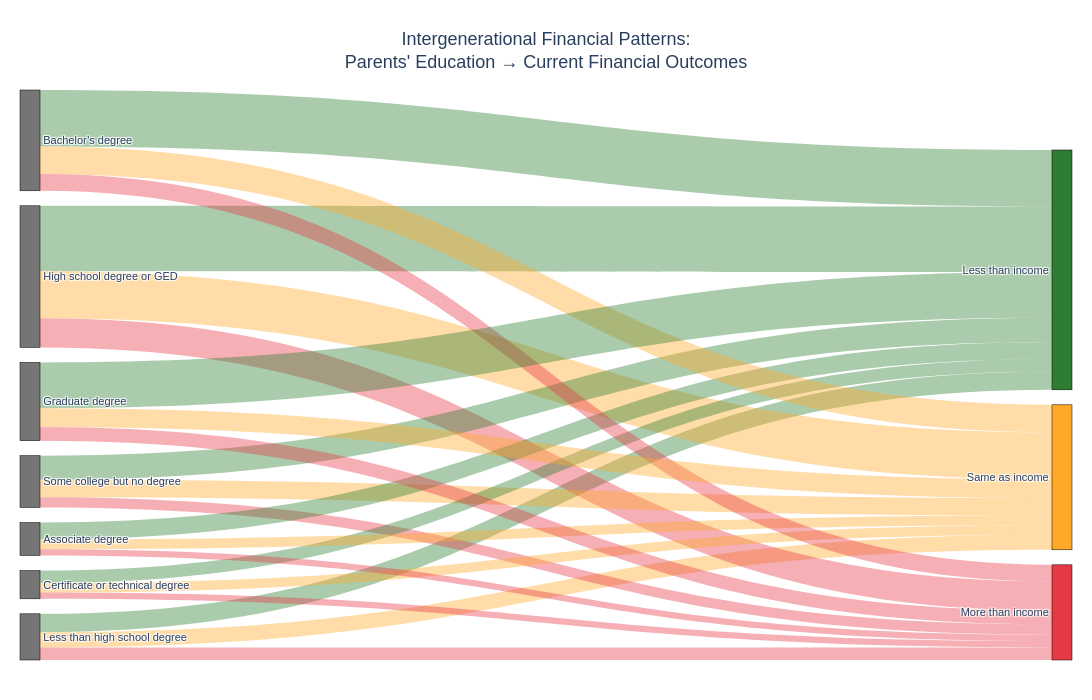

The notebook cell this image was saved under:
### Code cell
# Create Sankey diagram
fig = go.Figure(data=[go.Sankey(
    node=dict(
        pad=15,
        thickness=20,
        line=dict(color="black", width=0.5),
        label=node_labels,
        color=['#757575'] * len(parent_edu_cats) +  # Gray for parent edu
              ['#2E7D32', '#FFA726', '#E63946'],    # Green/Orange/Red for I20
        hovertemplate='%{label}<br>Count: %{value:,}<extra></extra>'
    ),
    link=dict(
        source=source,
        target=target,
        value=value,
        color=link_colors,
        hovertemplate='%{source.label} → %{target.label}<br>Count: %{value:,}<extra></extra>'
    )
)])

fig.update_layout(
    title={
        'text': "Intergenerational Financial Patterns:<br>Parents' Education → Current Financial Outcomes",
        'font': {'size': 18, 'family': 'Arial, sans-serif'},
        'x': 0.5,
        'xanchor': 'center'
    },
    font=dict(size=11, family='Arial, sans-serif'),
    height=700,
    width=1200,
    paper_bgcolor='white',
    plot_bgcolor='white',
    margin=dict(l=20, r=20, t=90, b=40)
)

fig.show()

### Figure 1 — Plotly figure (JSON) as saved in the notebook; plotly's stock layout.template omitted (floating-point values rounded to 4 significant figures)
{"data": [{"link": {"color": ["rgba(46, 125, 50, 0.4)", "rgba(255, 167, 38, 0.4)", "rgba(230, 57, 70, 0.4)", "rgba(46, 125, 50, 0.4)", "rgba(255, 167, 38, 0.4)", "rgba(230, 57, 70, 0.4)", "rgba(46, 125, 50, 0.4)", "rgba(255, 167, 38, 0.4)", "rgba(230, 57, 70, 0.4)", "rgba(46, 125, 50, 0.4)", "rgba(255, 167, 38, 0.4)", "rgba(230, 57, 70, 0.4)", "rgba(46, 125, 50, 0.4)", "rgba(255, 167, 38, 0.4)", "rgba(230, 57, 70, 0.4)", "rgba(46, 125, 50, 0.4)", "rgba(255, 167, 38, 0.4)", "rgba(230, 57, 70, 0.4)", "rgba(46, 125, 50, 0.4)", "rgba(255, 167, 38, 0.4)", "rgba(230, 57, 70, 0.4)"], "hovertemplate": "%{source.label} → %{target.label}<br>Count: %{value:,}<extra></extra>", "source": [0, 0, 0, 1, 1, 1, 2, 2, 2, 3, 3, 3, 4, 4, 4, 5, 5, 5, 6, 6, 6], "target": [7, 8, 9, 7, 8, 9, 7, 8, 9, 7, 8, 9, 7, 8, 9, 7, 8, 9, 7, 8, 9], "value": [289, 238, 198, 1027, 738, 458, 380, 271, 163, 196, 148, 100, 265, 153, 100, 888, 432, 262, 719, 296, 213]}, "node": {"color": ["#757575", "#757575", "#757575", "#757575", "#757575", "#757575", "#757575", "#2E7D32", "#FFA726", "#E63946"], "hovertemplate": "%{label}<br>Count: %{value:,}<extra></extra>", "label": ["Less than high school degree", "High school degree or GED", "Some college but no degree", "Certificate or technical degree", "Associate degree", "Bachelor’s degree", "Graduate degree", "Less than income", "Same as income", "More than income"], "line": {"color": "black", "width": 0.5}, "pad": 15, "thickness": 20}, "type": "sankey"}], "layout": {"font": {"family": "Arial, sans-serif", "size": 11}, "height": 700, "margin": {"b": 40, "l": 20, "r": 20, "t": 90}, "paper_bgcolor": "white", "plot_bgcolor": "white", "title": {"font": {"family": "Arial, sans-serif", "size": 18}, "text": "Intergenerational Financial Patterns:<br>Parents' Education → Current Financial Outcomes", "x": 0.5, "xanchor": "center"}, "width": 1200}}
